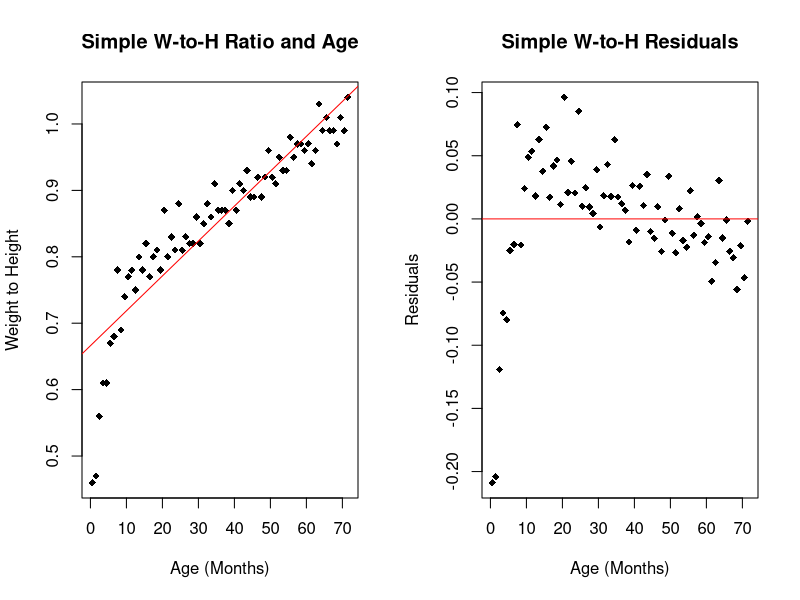
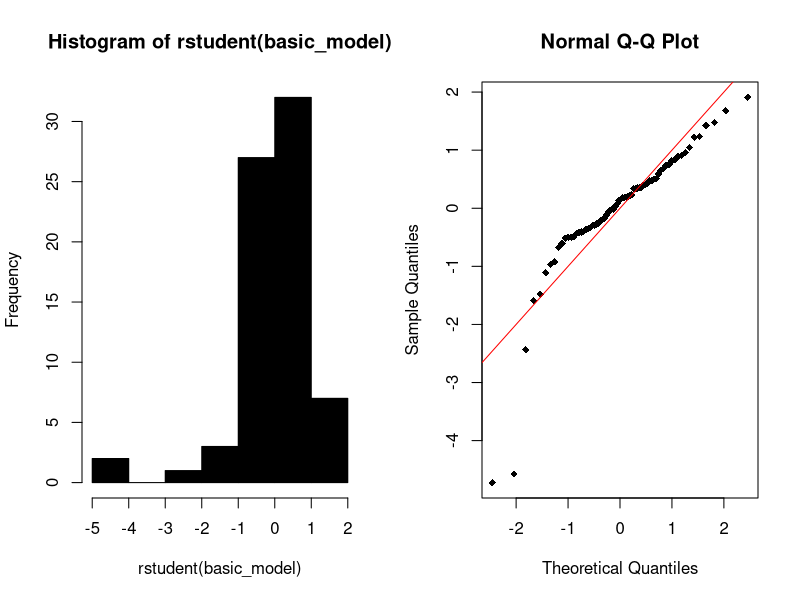
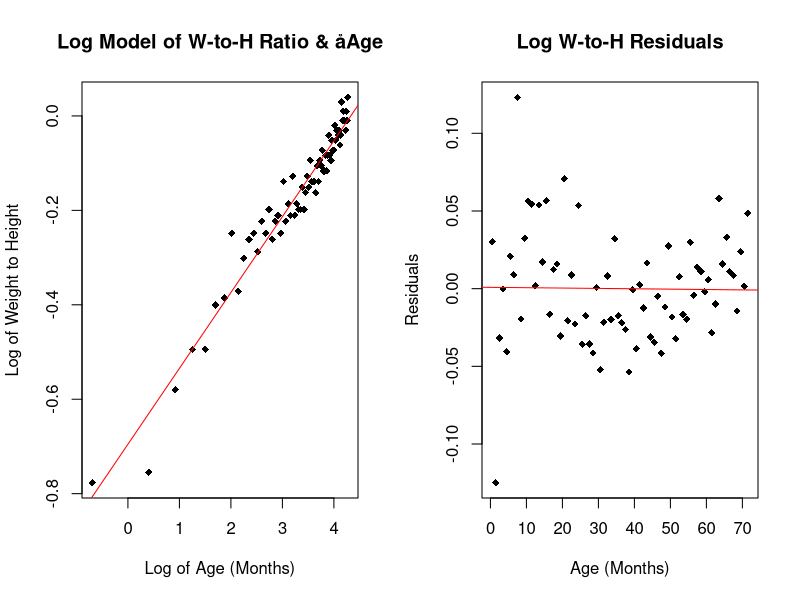
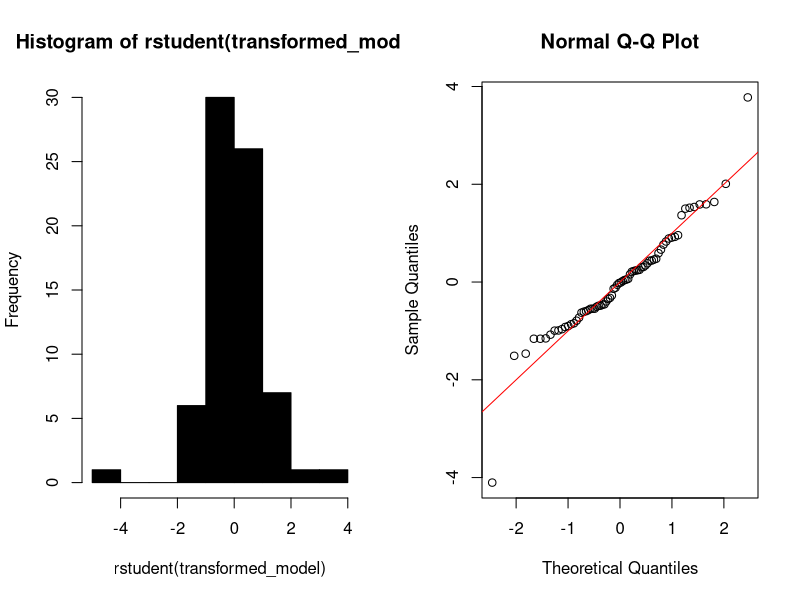
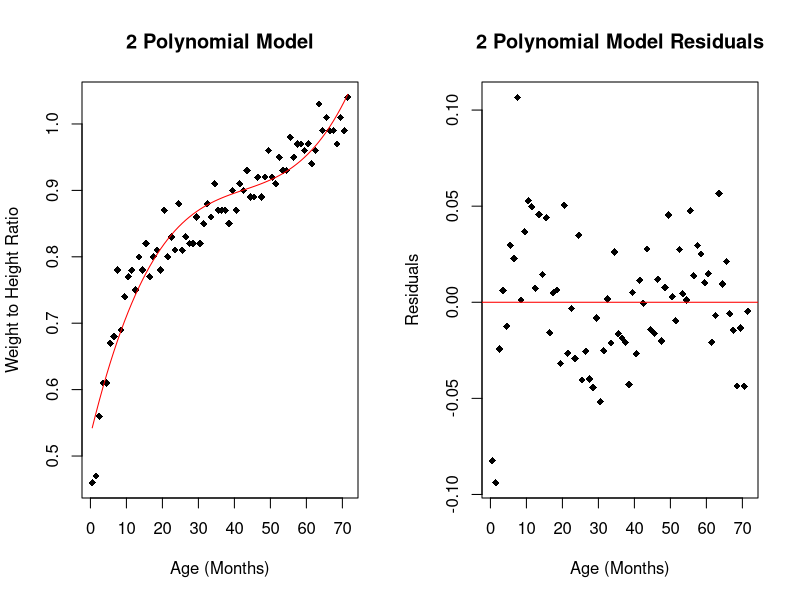
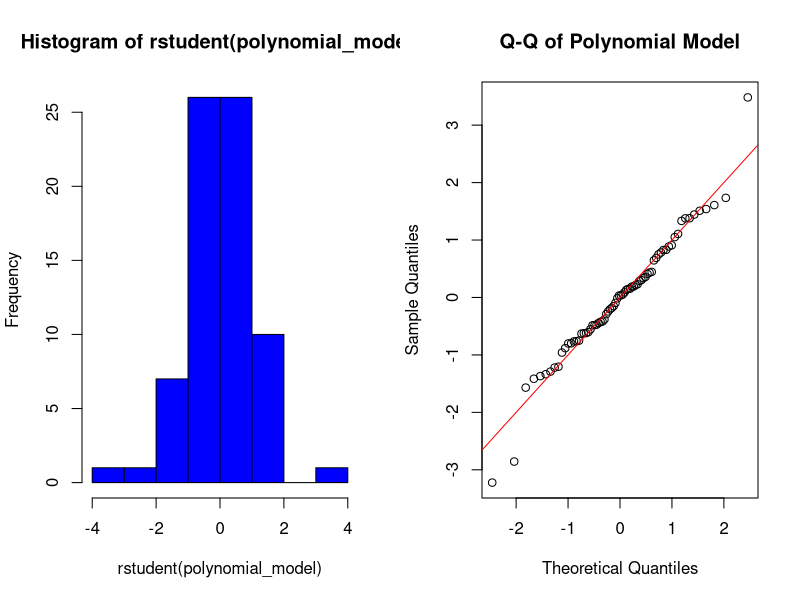
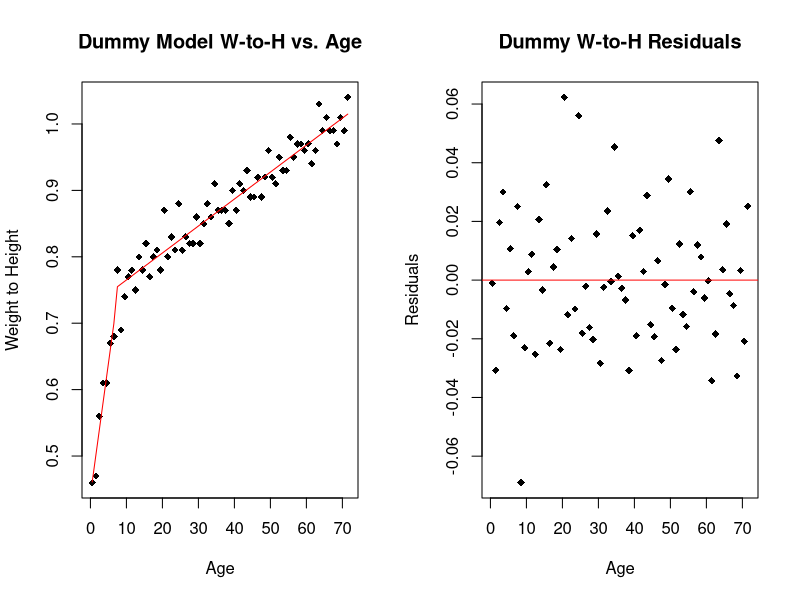
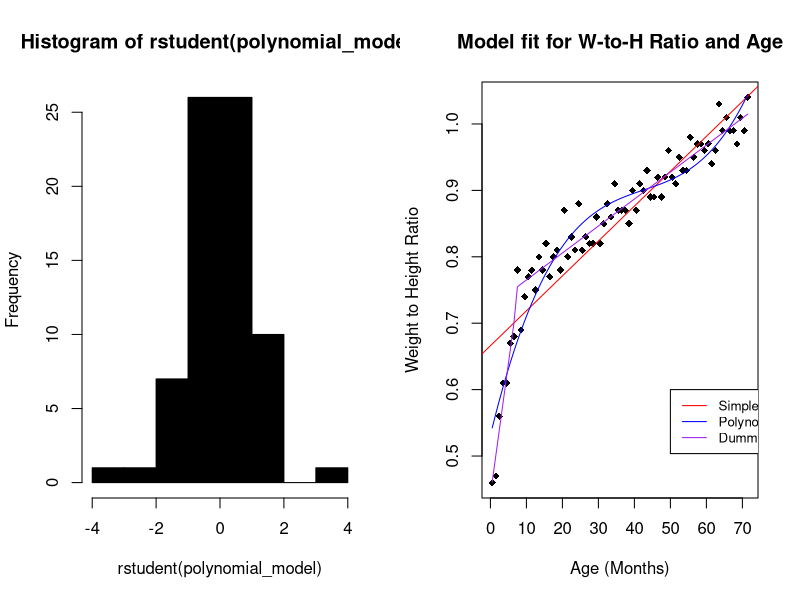

Write R code to recreate these figures, in order.
nutrition = read.csv(file = "nutrition.csv")

### Basic Model ###
par(mfrow=c(1,2)) # Plot + Residuals
basic_relationship = nutrition$woh ~ nutrition$age
plot(
  basic_relationship,
  xlab = "Age (Months)",
  ylab = "Weight to Height",
  main = "Simple W-to-H Ratio and Age",
  pch = 18
)
basic_model = lm(formula = basic_relationship)
abline(basic_model, col=c("red"))
summary(basic_model)
anova(basic_model)

# Check the Model
residual_relationship = basic_model$residuals ~ nutrition$age
residual_model = lm(formula = residual_relationship)
plot(
  residual_relationship,
  xlab = "Age (Months)",
  ylab = "Residuals",
  main = "Simple W-to-H Residuals",
  pch = 18
)
abline(residual_model, col=c("red"))
summary(residual_model)

hist(rstudent(basic_model), col = c("black"))
qqnorm(rstudent(basic_model), col = c("black"), pch = 18)
abline(a = 0, b = 1, col = c("red"))

### Transformed Model ###
transformed_relationship = log(nutrition$woh) ~ log(nutrition$age)
plot(
  transformed_relationship,
  xlab = "Log of Age (Months)",
  ylab = "Log of Weight to Height",
  main = "Log Model of W-to-H Ratio & åAge",
  pch = 18
)
transformed_model = lm(formula = transformed_relationship)
abline(transformed_model, col=c("red"))
anova(transformed_model)
summary(transformed_model)

transformed_residual_relationship = transformed_model$residuals ~ nutrition$age
transformed_residual_model = lm(formula = transformed_residual_relationship)
plot(
  transformed_residual_relationship,
  xlab = "Age (Months)",
  ylab = "Residuals",
  main = "Log W-to-H Residuals",
  pch = 18
)
abline(transformed_residual_model, col=c("red"))

hist(rstudent(transformed_model), col = c("black"))
qqnorm(rstudent(transformed_model), col = c("black"))
abline(a = 0, b = 1, col = c("red"))

### Polynomial Model ###
par(mfrow=c(1,2)) # Plot + Residuals
nutrition$age_squared = nutrition$age ^ 2
nutrition$age_cubed = nutrition$age ^ 3
polynomial_relationship = nutrition$woh ~ nutrition$age + nutrition$age_squared + nutrition$age_cubed
plot(
  nutrition$woh ~ nutrition$age,
  xlab = "Age (Months)",
  ylab = "Weight to Height Ratio",
  main = "2 Polynomial Model",
  pch = 18
)
polynomial_model = lm(formula = nutrition$woh ~ nutrition$age + nutrition$age_squared + nutrition$age_cubed)
lines(nutrition$age, fitted(polynomial_model), col = c("red"))
summary(polynomial_model)
anova(polynomial_model)

polynomial_residual_relationship = polynomial_model$residuals ~ nutrition$age
polynomial_residual_model = lm(formula = polynomial_residual_relationship)
plot(
  polynomial_residual_relationship,
  xlab = "Age (Months)",
  ylab = "Residuals",
  main = "2 Polynomial Model Residuals",
  pch = 18
)
abline(polynomial_residual_model, col=c("red"))

hist(rstudent(polynomial_model), col = c("blue"))
qqnorm(rstudent(polynomial_model), col = c("black"), main = "Q-Q of Polynomial Model")
abline(a = 0, b = 1, col = c("red"))

# Dummy Model
nutrition$under_7 = as.numeric(nutrition$age < 7)
nutrition$mixed = nutrition$under_7 * nutrition$age
dummy_relationship = nutrition$woh ~
  nutrition$age +
  nutrition$under_7 +
  nutrition$mixed

par(mfrow=c(1,2)) # Plot + Residuals
plot(
  nutrition$woh ~ nutrition$age,
  xlab = "Age",
  ylab = "Weight to Height",
  main = "Dummy Model W-to-H vs. Age",
  pch = 18
)
dummy_model = lm(dummy_relationship, data = nutrition)
lines(nutrition$age, fitted(dummy_model), col = c("red"))
summary(dummy_model)
anova(dummy_model)

# Residual Plot
dummy_residual_relationship = dummy_model$residuals ~ nutrition$age
plot(
  dummy_residual_relationship,
  xlab = "Age",
  ylab = "Residuals",
  main = "Dummy W-to-H Residuals",
  pch = 18
)
abline(lm(dummy_residual_relationship), col = c("red"))

hist(rstudent(polynomial_model), col = c("black"))

### Model Comparison and Evaluation ###

# AIC for Basic/Polynomial
anova(basic_model, polynomial_model)
basic_polynomial_aic = c(
  basic_model = extractAIC(basic_model)[2],
  polynomial_model = extractAIC(polynomial_model)[2]
)
print(basic_polynomial_aic)

# AIC for Basic/Dummy/Polynomial
anova(basic_model, polynomial_model, dummy_model)
basic_dummy_aic = c(
  basic_model = extractAIC(basic_model)[2],
  polynomial_model = extractAIC(polynomial_model)[2],
  dummy_model = extractAIC(dummy_model)[2]
)
print(basic_dummy_aic)


basic_plot = plot(
  nutrition$woh ~ nutrition$age,
  xlab = "Age (Months)",
  ylab = "Weight to Height Ratio",
  main = "Model fit for W-to-H Ratio and Age",
  pch = 18
)
abline(basic_model, col=c("red"))
lines(nutrition$age, fitted(polynomial_model), col = c("blue"))
lines(nutrition$age, fitted(dummy_model), col = c("purple"))
legend(
  50,
  0.6,
  legend=c("Simple", "Polynomial", "Dummy"),
  col=c("Red", "Blue", "Purple"),
  lty = 1,
  cex = 0.8,
)

# Prediction Interval Plot
par(mfrow=c(1,1))
basic_plot = plot(
  nutrition$woh ~ nutrition$age,
  xlab = "Age (Months)",
  ylab = "Weight to Height Ratio",
  main = "95% Prediction Intervals for W-to-H Ratio and Age",
  pch = 18
)
basic_prediction = predict(
  basic_model,
  interval = "prediction",
  level =.95,
)
polynomial_prediction = predict(
  polynomial_model,
  interval = "prediction",
  level =.95,
)
dummy_prediction = predict(
  dummy_model,
  interval = "prediction",
  level =.95,
)
prediction_data = data.frame(
  basic_low = basic_prediction[,"lwr"],
  basic_high = basic_prediction[,"upr"],
  polynomial_low = polynomial_prediction[,"lwr"],
  polynomial_high = polynomial_prediction[,"upr"],
  dummy_low = dummy_prediction[,"lwr"],
  dummy_high = dummy_prediction[,"upr"]
)
lines(nutrition$age, prediction_data$basic_low, col = c("red"))
lines(nutrition$age, prediction_data$basic_high, col = c("red"))
lines(nutrition$age, prediction_data$polynomial_low, col = c("blue"))
lines(nutrition$age, prediction_data$polynomial_high, col = c("blue"))
lines(nutrition$age, prediction_data$dummy_low, col = c("purple"))
lines(nutrition$age, prediction_data$dummy_high, col = c("purple"))

# Evaluate all three Residual Plots
par(mfrow=c(1,3))
plot(
  residual_relationship,
  xlab = "Age",
  ylab = "Residuals",
  main = "Simple Model Residuals",
  pch = 18
)
abline(residual_model, col = c("red"))

plot(
  polynomial_residual_relationship,
  xlab = "Age",
  ylab = "Residuals",
  main = "Polynomial Model Residuals",
  pch = 18
)
abline(polynomial_residual_model, col = c("red"))

plot(
  dummy_residual_relationship,
  xlab = "Age",
  ylab = "Residuals",
  main = "Dummy Model Residuals",
  pch = 18
)
abline(lm(dummy_residual_relationship), col = c("red"))

# Evaluate all three Q-Q Polots
par(mfrow=c(1,3))
qqnorm(rstudent(basic_model), col = c("black"), main = "Q-Q of Simple Model")
abline(a = 0, b = 1, col = c("red"))
qqnorm(rstudent(polynomial_model), col = c("black"), main = "Q-Q of Polynomial Model")
abline(a = 0, b = 1, col = c("red"))
qqnorm(rstudent(dummy_model), col = c("black"), main = "Q-Q of Dummy Model")
abline(a = 0, b = 1, col = c("red"))
